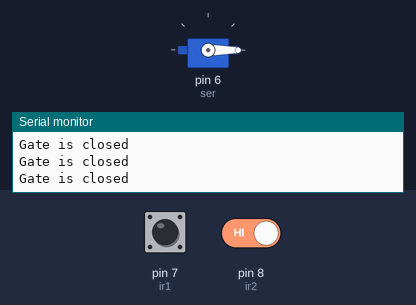
The sketch below on a simulated Arduino Uno, built with avr-gcc and run on an emulated ATmega328P. Shown: servo, the last lines printed to the serial monitor. Inputs (shaded band) come from the test bench; at power-on: pin 7 (ir1) HIGH, pin 8 (ir2) HIGH.

Above: at 4.6 s.
4.7 s: pin 7 (ir1) driven LOW
At 5.0 s:
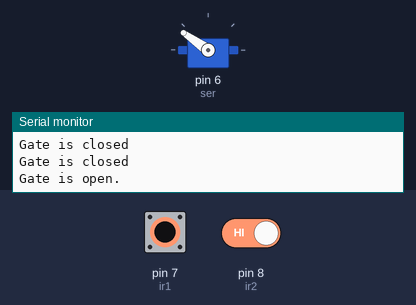
7.7 s: pin 7 (ir1) driven HIGH
At 10.1 s:
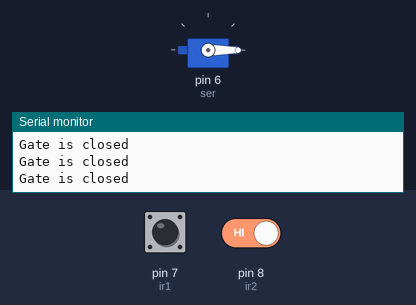
10.7 s: pin 7 (ir1) pulsed LOW 2 times (0.12 s each, 0.3 s apart)
At 11.9 s:
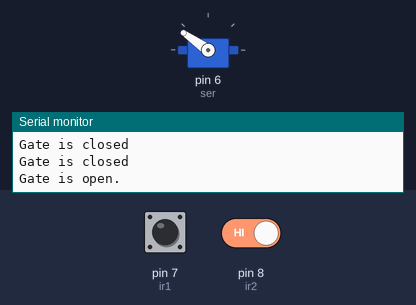
14.3 s: pin 7 (ir1) pulsed LOW 5 times (0.12 s each, 0.3 s apart)
At 17.6 s:
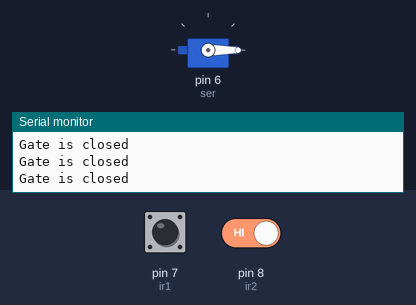
Timing chart, 0 to 19.1 s (numbered marks = the images above; inputs shaded):
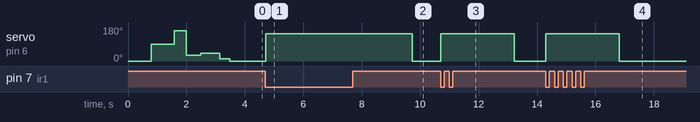

The sketch:

robotiscarparking.ino
```cpp
#include <Servo.h>

Servo ser;

const int ir1 = 7;
const int ir2 = 8;

void setup() {
  ser.attach(6);
  pinMode(ir1, INPUT);
  Serial.begin(9600);
  ser.write(0); // It's main  position
  servostart();
}


void servostart(){       //In the line 19 to 33 it rotate the servo in some different position.
  ser.write(0);
  delay(790);
  ser.write(90);
  delay(800);
  ser.write(160);
  delay(400);
  ser.write(30);
  delay(500);
  ser.write(40);
  delay(650);
  ser.write(11);
  delay(340);
  ser.write(0);
}


void loop() {
  int ir1read = digitalRead(ir1);
  int ir2read = digitalRead(ir2);


  if (ir1read == LOW ) {
  ser.write(145);    //In the line 40 to 41 ,it ditectin weathe the object is hear.
  Serial.println("Gate is open.");
  delay(2500); // keep gate open for 2 seconds and then close.
  ser.write(0);
  }
 else{
  Serial.println("Gate is closed");
 }
}
```

Measured:
- after the input at 4.7 s, servo on pin 6 (ser): 0° → 145° at once
- after the input at 7.7 s, servo on pin 6 (ser): 145° → 0° after 2.0 s
- after the input at 10.7 s, servo on pin 6 (ser): 0° → 145° at once, → 0° 2.5 s later
- after the input at 14.3 s, servo on pin 6 (ser): 0° → 145° at once, → 0° 2.5 s later
